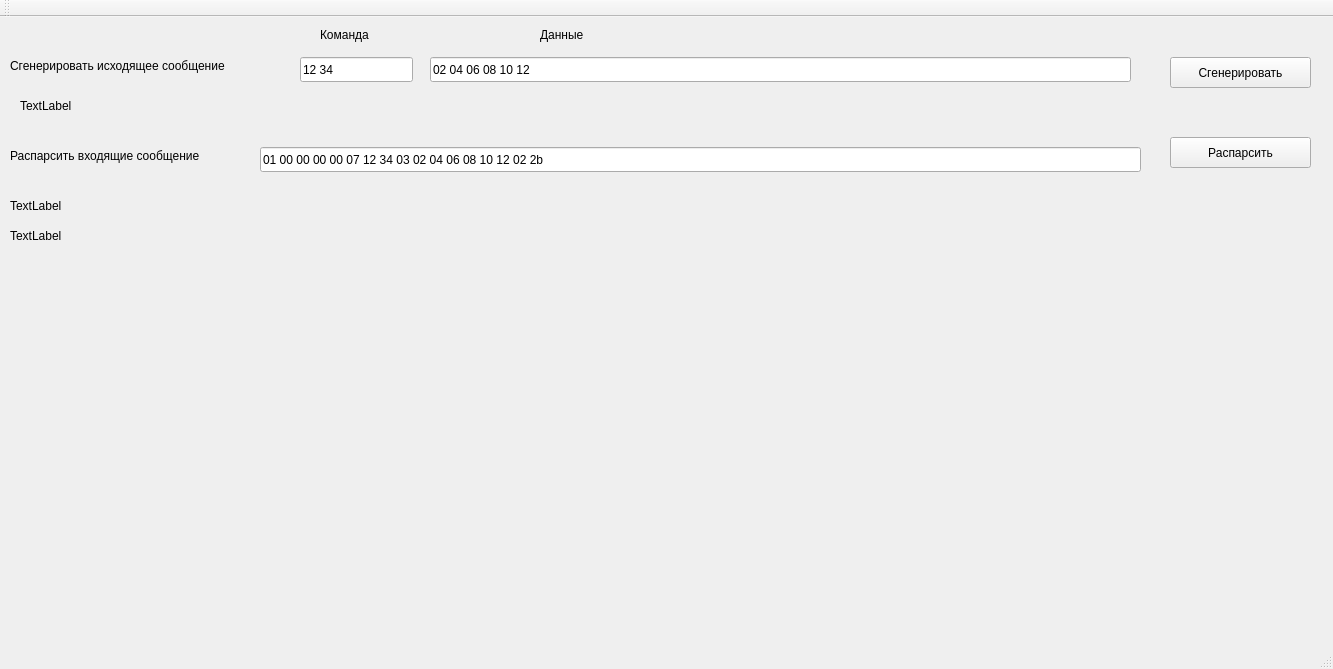
<?xml version="1.0" encoding="UTF-8"?>
<ui version="4.0">
 <class>MainWindow</class>
 <widget class="QMainWindow" name="MainWindow">
  <property name="geometry">
   <rect>
    <x>0</x>
    <y>0</y>
    <width>1333</width>
    <height>669</height>
   </rect>
  </property>
  <property name="windowTitle">
   <string>MainWindow</string>
  </property>
  <widget class="QWidget" name="centralWidget">
   <widget class="QPushButton" name="pushButton">
    <property name="geometry">
     <rect>
      <x>1170</x>
      <y>40</y>
      <width>141</width>
      <height>31</height>
     </rect>
    </property>
    <property name="text">
     <string>Сгенерировать</string>
    </property>
   </widget>
   <widget class="QLabel" name="label">
    <property name="geometry">
     <rect>
      <x>20</x>
      <y>80</y>
      <width>891</width>
      <height>17</height>
     </rect>
    </property>
    <property name="text">
     <string>TextLabel</string>
    </property>
   </widget>
   <widget class="QLabel" name="label_2">
    <property name="geometry">
     <rect>
      <x>10</x>
      <y>180</y>
      <width>871</width>
      <height>17</height>
     </rect>
    </property>
    <property name="text">
     <string>TextLabel</string>
    </property>
   </widget>
   <widget class="QLabel" name="label_3">
    <property name="geometry">
     <rect>
      <x>10</x>
      <y>210</y>
      <width>871</width>
      <height>17</height>
     </rect>
    </property>
    <property name="text">
     <string>TextLabel</string>
    </property>
   </widget>
   <widget class="QLineEdit" name="lineEditDataOut">
    <property name="geometry">
     <rect>
      <x>430</x>
      <y>40</y>
      <width>701</width>
      <height>25</height>
     </rect>
    </property>
    <property name="text">
     <string>02 04 06 08 10 12</string>
    </property>
   </widget>
   <widget class="QLineEdit" name="lineEditComandOut">
    <property name="geometry">
     <rect>
      <x>300</x>
      <y>40</y>
      <width>113</width>
      <height>25</height>
     </rect>
    </property>
    <property name="text">
     <string>12 34</string>
    </property>
   </widget>
   <widget class="QLabel" name="label_4">
    <property name="geometry">
     <rect>
      <x>540</x>
      <y>10</y>
      <width>67</width>
      <height>17</height>
     </rect>
    </property>
    <property name="text">
     <string>&lt;html&gt;&lt;head/&gt;&lt;body&gt;&lt;p&gt;Данные&lt;/p&gt;&lt;/body&gt;&lt;/html&gt;</string>
    </property>
   </widget>
   <widget class="QLabel" name="label_5">
    <property name="geometry">
     <rect>
      <x>320</x>
      <y>10</y>
      <width>67</width>
      <height>17</height>
     </rect>
    </property>
    <property name="text">
     <string>&lt;html&gt;&lt;head/&gt;&lt;body&gt;&lt;p&gt;Команда&lt;/p&gt;&lt;/body&gt;&lt;/html&gt;</string>
    </property>
   </widget>
   <widget class="QLabel" name="label_6">
    <property name="geometry">
     <rect>
      <x>10</x>
      <y>40</y>
      <width>281</width>
      <height>17</height>
     </rect>
    </property>
    <property name="text">
     <string>Сгенерировать исходящее сообщение</string>
    </property>
   </widget>
   <widget class="QLineEdit" name="lineEditDataIn">
    <property name="geometry">
     <rect>
      <x>260</x>
      <y>130</y>
      <width>881</width>
      <height>25</height>
     </rect>
    </property>
    <property name="text">
     <string>01 00 00 00 00 07 12 34 03 02 04 06 08 10 12 02 2b</string>
    </property>
   </widget>
   <widget class="QLabel" name="label_7">
    <property name="geometry">
     <rect>
      <x>10</x>
      <y>130</y>
      <width>251</width>
      <height>17</height>
     </rect>
    </property>
    <property name="text">
     <string>Распарсить входящие сообщение</string>
    </property>
   </widget>
   <widget class="QPushButton" name="pushButton_2">
    <property name="geometry">
     <rect>
      <x>1170</x>
      <y>120</y>
      <width>141</width>
      <height>31</height>
     </rect>
    </property>
    <property name="text">
     <string>Распарсить</string>
    </property>
   </widget>
  </widget>
  <widget class="QMenuBar" name="menuBar">
   <property name="geometry">
    <rect>
     <x>0</x>
     <y>0</y>
     <width>1333</width>
     <height>22</height>
    </rect>
   </property>
  </widget>
  <widget class="QToolBar" name="mainToolBar">
   <attribute name="toolBarArea">
    <enum>TopToolBarArea</enum>
   </attribute>
   <attribute name="toolBarBreak">
    <bool>false</bool>
   </attribute>
  </widget>
  <widget class="QStatusBar" name="statusBar"/>
 </widget>
 <layoutdefault spacing="6" margin="11"/>
 <resources/>
 <connections/>
</ui>
